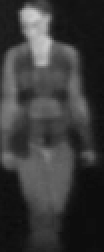
#> input picture lab6/pedestrian/sample_000001.png, 52 x 126 px, given in place of vid1_IR.avi, which was not available (shown 2 times larger)
$ python lab6.py
#> lines starting #> are read from the running program, lines starting #| are printed output that depends on the picture; after the words box and inside, x2 and y2 are one past the last pixel; in counts of white or black regions, pixels touching at a corner belong together; pictures that were not available may be replaced by others from this repository, and a replacement may not be noted
import cv2 as cv
import numpy as np
import matplotlib.pyplot as plt

cap = cv.VideoCapture('vid1_IR.avi')

thresholdVal = 45
error_val = 30
kernel = np.ones((2, 2), np.uint8)

while cap.isOpened():

    ret, frame = cap.read()
#> frame is the input picture: shape (126, 52, 3); min 11, max 207, mean 57.4
    G = cv.cvtColor(frame, cv.COLOR_BGR2GRAY)

    B = cv.threshold(G, thresholdVal, 255, cv.THRESH_BINARY)[1]
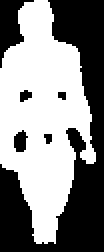
#> B: shape (126, 52) (shown 2 times larger); 53.4% white; 6 black regions (2 under 20 px), largest, box (x1, y1, x2, y2) and area: (0, 0, 52, 126) 2675, (0, 0, 17, 34) 263, (7, 65, 14, 76) 56, (10, 45, 16, 51) 26
    B = cv.medianBlur(B, 3)
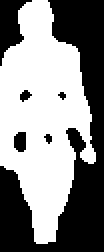
#> B: shape (126, 52) (shown 2 times larger); 53.7% white; 6 black regions (2 under 20 px), largest, box (x1, y1, x2, y2) and area: (0, 0, 52, 126) 2673, (0, 0, 16, 33) 261, (7, 66, 13, 76) 53, (10, 45, 16, 51) 22
    B = cv.erode(B, kernel, iterations=1)
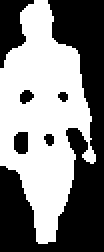
#> B: shape (126, 52) (shown 2 times larger); 50.8% white; 6 black regions (1 under 20 px), largest, box (x1, y1, x2, y2) and area: (0, 0, 52, 126) 2765, (0, 0, 17, 34) 314, (7, 66, 14, 77) 70, (10, 45, 17, 52) 35, (22, 67, 27, 73) 23
    B = cv.dilate(B, kernel, iterations=3)
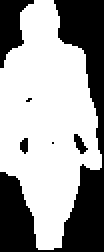
#> B: shape (126, 52) (shown 2 times larger); 61.9% white; 6 black regions (2 under 20 px), largest, box (x1, y1, x2, y2) and area: (0, 0, 52, 126) 2123, (0, 0, 17, 34) 305, (37, 67, 44, 77) 36, (10, 69, 14, 77) 25

    # Indeksacja obiektów
    retval, labels, stats, centroids = cv.connectedComponentsWithStats(B)
#> retval = 2; stats = [[0, 0, 52, 126, 2494], [0, 0, 51, 125, 4058]]; centroids = [[29.72, 66.46], [22.91, 60.06]]
    labels_img = np.uint(labels / retval*255)
    labels_img = labels_img.astype(np.float32)
    stats = stats[np.argsort(stats[:, 4])]  # sortowanie według pola powierzchni

    # prostokąty + pole sprawdzające czy prostokąt był analizowany
    rects = np.c_[stats, np.zeros((stats.shape[0], ))]
#> rects = [[0, 0, 52, 126, 2494, 0], [0, 0, 51, 125, 4058, 0]]

    I = frame
    if stats.shape[0] > 1:
        # pętla po wszystkich prostokątach poza ramką wokół obrazu
        for rec in range(stats.shape[0]-1, 0, -1):
            # sprawdzenie czy prostokąt nie jest dużo dłuższy niż wyższy  (np. świetlówka)
            if (2*stats[rec, 3] > stats[rec, 2]) and rects[rec, 5] != 1:
                if stats[rec, 4] > 900 and stats[rec, 4] < 100000:
                    left = stats[rec, 0]
                    right = stats[rec, 0] + stats[rec, 2]
                    top = stats[rec, 1]
                    bottom = stats[rec, 1] + stats[rec, 3]
                    rects[rec, 5] = 1

                    neighbors = []  # inicjalizacja tablicy przechowującej prostokąty należące do jednej postaci
                    neighbors.append((left, top))
                    neighbors.append((right, bottom))
                    for rec_n in range(stats.shape[0]-1, 0, -1):
                        if rects[rec_n, 5] != 1 and 10 < stats[rec_n, 4] < 100000:
                            m = stats[rec_n, 0]
                            n = stats[rec_n, 1]
                            r_witdh = stats[rec_n, 2]
                            r_height = stats[rec_n, 3]
                            if r_witdh < 2*r_height:
                                # sprawdzenie czy nowy prostokąt możee należeć do tego samego obrysu
                                # 1. jego punkt początkowy musi mieścić się w zakresie poprzedniego+/-error
                                # 2. na wysokość nie powinien być większy od poprzedniego i nie powinien wykraczać poza jego granice+/-error
                                # szukamy prostokątów które należą do większego (poszukujemy sąsiednich małych które przynależą do większego)
                                if (left-error_val <= m <= right+error_val) and ((top-error_val <= n <= bottom+error_val) or (top-error_val <= n+r_height <=bottom+error_val)):
                                    neighbors.append((m, n))
                                    neighbors.append((m+r_witdh, n+r_height))
                                    rects[rec_n, 5] = 1 # prostokąt został przeanalizowany i przydzielony do obrysu
                    x, y, w, h = cv.boundingRect(np.asarray(neighbors)) # tworzymy prostokąt wokół prostokątów dodanych do tablicy

                    cv.rectangle(I, (x, y), (x+w, y+h), (255, 0, 0), 2)
#> this loop made 1 pass
#> (left, right, top, bottom, x, y, w, h) on pass 1: (0, 51, 0, 125, 0, 0, 52, 126)
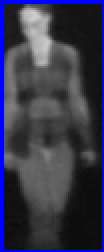
#> I: shape (126, 52, 3) (shown 2 times larger); 8.01% of pixels changed, all inside (x1, y1, x2, y2) = (0, 0, 52, 126)
#> after the loop, rects = [[0, 0, 52, 126, 2494, 0], [0, 0, 51, 125, 4058, 1]]

    cv.imshow('Termowizja', I)
    cv.imshow('Labels', labels_img)

    if cv.waitKey(10) & 0xFF == ord('q'):    # przerwanie petli powcisnieciu klawisza ’q'
#> (key q is pressed here)
        break
cap.release()

$ run again, on lab6/pedestrian/sample_000002.png
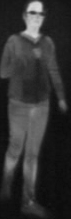
#> input picture lab6/pedestrian/sample_000002.png, 71 x 219 px, given in place of vid1_IR.avi, which was not available
#> frame is the input picture: shape (219, 71, 3); min 11, max 218, mean 50
#> `retval, labels, stats, centroids = cv.connectedComponentsWithStats(B)`:
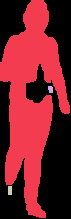
#> labels: shape (219, 71) int32; 4 distinct labels, from 0 to 3; one colour per label, 0 black
#> `retval, labels, stats, centroids = cv.connectedComponentsWithStats(B)`: retval = 4; stats = [[0, 0, 71, 219, 7998], [0, 0, 70, 218, 7484], [48, 86, 5, 7, 31], [8, 186, 4, 9, 36]]; centroids = [[39.16, 117.8], [30.61, 99.25], [50.13, 88.9], [9.5, 190]]
#> `stats = stats[np.argsort(stats[:, 4])]`: stats = [[48, 86, 5, 7, 31], [8, 186, 4, 9, 36], [0, 0, 70, 218, 7484], [0, 0, 71, 219, 7998]]
#> `rects = np.c_[stats, np.zeros((stats.shape[0], ))]`: rects = [[48, 86, 5, 7, 31, 0], [8, 186, 4, 9, 36, 0], [0, 0, 70, 218, 7484, 0], [0, 0, 71, 219, 7998, 0]]
#> the loop `for rec in range(stats.shape[0]-1, 0, -1):` made 3 passes
#> (left, right, top, bottom, x, y, w, h) on pass 1: (0, 71, 0, 219, 0, 0, 72, 220)
#> after the loop `for rec in range(stats.shape[0]-1, 0, -1):`:
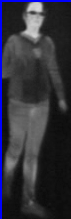
#> I: shape (219, 71, 3); 3.7% of pixels changed, all inside (x1, y1, x2, y2) = (0, 0, 71, 219)
#> after the loop `for rec in range(stats.shape[0]-1, 0, -1):`: rects = [[48, 86, 5, 7, 31, 0], [8, 186, 4, 9, 36, 1], [0, 0, 70, 218, 7484, 1], [0, 0, 71, 219, 7998, 1]]

$ run again, on lab6/pedestrian/sample_000003.png
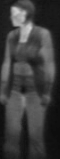
#> input picture lab6/pedestrian/sample_000003.png, 60 x 159 px, given in place of vid1_IR.avi, which was not available
#> frame is the input picture: shape (159, 60, 3); min 11, max 207, mean 60.8
#> `B = cv.dilate(B, kernel, iterations=3)`:
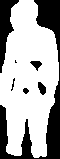
#> B: shape (159, 60); 67.8% white; 7 black regions (2 under 20 px), largest, box (x1, y1, x2, y2) and area: (0, 0, 60, 159) 2273, (0, 0, 19, 73) 617, (38, 82, 46, 95) 71, (30, 61, 42, 71) 64, (23, 88, 29, 94) 26
#> retval = 2; stats = [[0, 0, 60, 159, 3074], [0, 0, 59, 158, 6466]]; centroids = [[32.51, 79.47], [28.07, 78.78]]
#> `rects = np.c_[stats, np.zeros((stats.shape[0], ))]`: rects = [[0, 0, 60, 159, 3074, 0], [0, 0, 59, 158, 6466, 0]]
#> the loop `for rec in range(stats.shape[0]-1, 0, -1):` made 1 pass
#> (left, right, top, bottom, x, y, w, h) on pass 1: (0, 59, 0, 158, 0, 0, 60, 159)
#> after the loop `for rec in range(stats.shape[0]-1, 0, -1):`:
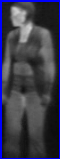
#> I: shape (159, 60, 3); 6.79% of pixels changed, all inside (x1, y1, x2, y2) = (0, 0, 60, 159)
#> after the loop `for rec in range(stats.shape[0]-1, 0, -1):`: rects = [[0, 0, 60, 159, 3074, 0], [0, 0, 59, 158, 6466, 1]]

$ run again, on lab6/pedestrian/sample_000004.png
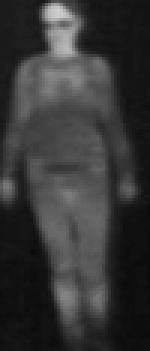
#> input picture lab6/pedestrian/sample_000004.png, 50 x 117 px, given in place of vid1_IR.avi, which was not available (shown 3 times larger)
#> frame is the input picture: shape (117, 50, 3); min 11, max 206, mean 53.9
#> `B = cv.dilate(B, kernel, iterations=3)`:
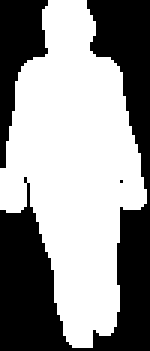
#> B: shape (117, 50) (shown 3 times larger); 57.6% white; 3 black regions (1 under 20 px), largest, box (x1, y1, x2, y2) and area: (0, 0, 50, 117) 2036, (0, 0, 16, 56) 445
#> retval = 2; stats = [[0, 0, 50, 117, 2482], [0, 0, 49, 116, 3368]]; centroids = [[24.62, 61.6], [24.41, 55.34]]
#> `rects = np.c_[stats, np.zeros((stats.shape[0], ))]`: rects = [[0, 0, 50, 117, 2482, 0], [0, 0, 49, 116, 3368, 0]]
#> the loop `for rec in range(stats.shape[0]-1, 0, -1):` made 1 pass
#> (left, right, top, bottom, x, y, w, h) on pass 1: (0, 49, 0, 116, 0, 0, 50, 117)
#> after the loop `for rec in range(stats.shape[0]-1, 0, -1):`:
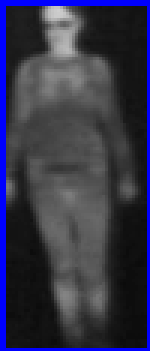
#> I: shape (117, 50, 3) (shown 3 times larger); 8.41% of pixels changed, all inside (x1, y1, x2, y2) = (0, 0, 50, 117)
#> after the loop `for rec in range(stats.shape[0]-1, 0, -1):`: rects = [[0, 0, 50, 117, 2482, 0], [0, 0, 49, 116, 3368, 1]]
